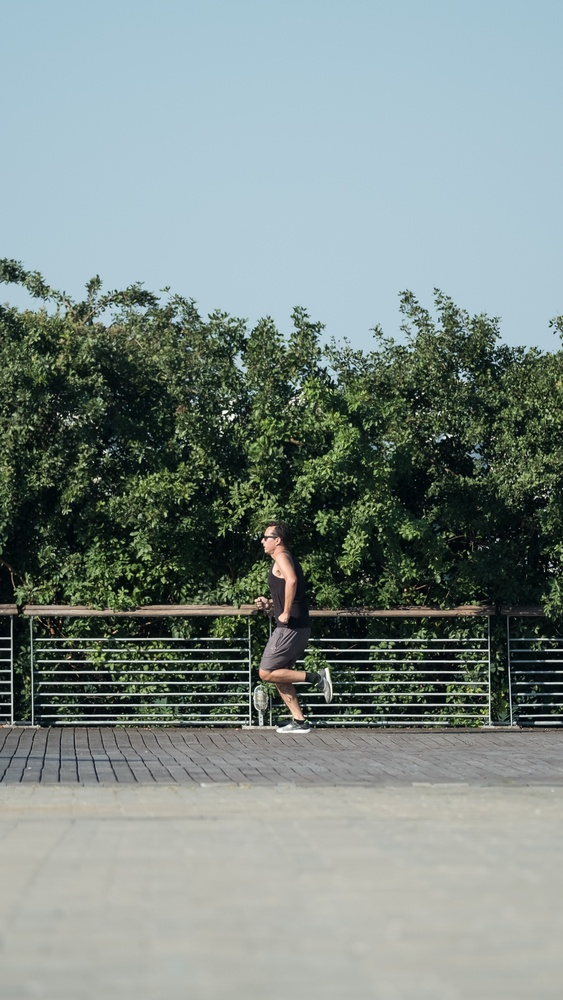
#> input picture stories3007/background.jpg, 563 x 1000 px, shrunk from 2200 x 3911 before the run, found by its file name
$ python make-texy-stories.py
#> lines starting #> are read from the running program, lines starting #| are printed output that depends on the picture
from PIL import Image, ImageDraw, ImageFont

# [5 lines of commented-out code are left out]


image = Image.open('stories/background.jpg')
#> image is the input picture: PIL image 563x1000 RGB; mean R, G, B 125.5, 138.9, 135
draw = ImageDraw.Draw(image)

font = ImageFont.truetype('C:\\Windows\\Fonts\\Roboto-Bold.ttf', size=100)
(x, y) = (50, 50)

message = "BE STRONG"
color = 'rgb(0, 0, 0)' # black color

draw.text((x, y), message, fill=color, font=font)

image.save('stories/background_changed.jpg')
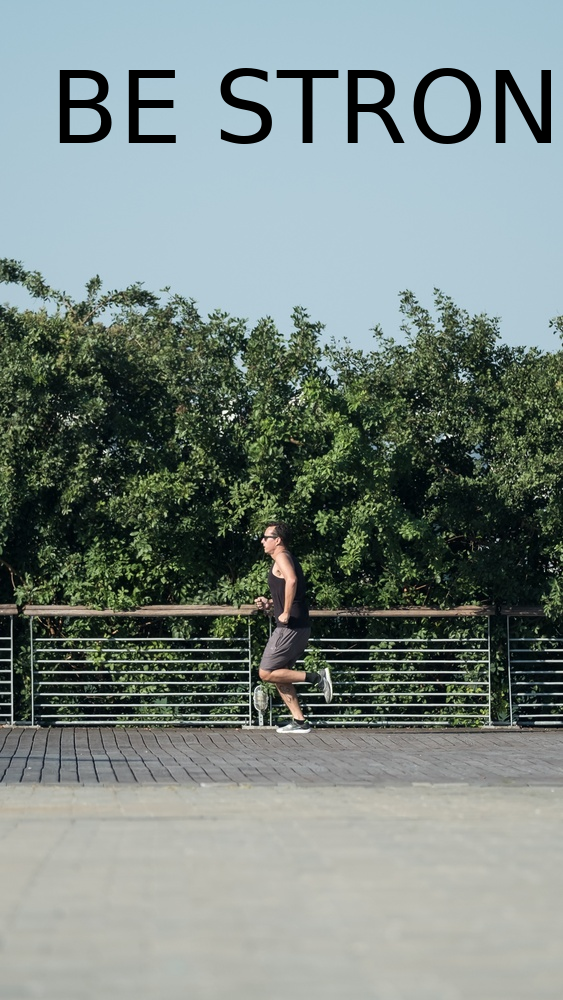
#> saved as background_changed.jpg: PIL image 563x1000 RGB; mean R, G, B 121.8, 134.6, 130.4
